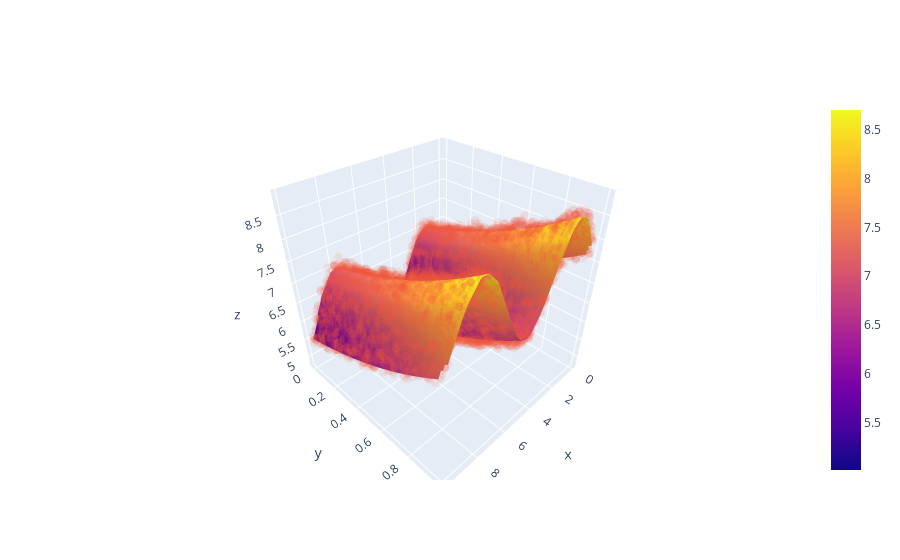

The cell this chart's notebook holds for it:
### Code cell
fig = go.Figure(
    data=[
        go.Surface(x=plot_x, y=plot_y, z=Z),
        go.Scatter3d(
            x=X[:, 0],
            y=X[:, 1],
            z=fitted_y,
            opacity=0.1,
            mode="markers",
            marker={"size": 3},
        ),
    ]
)
fig.show()
